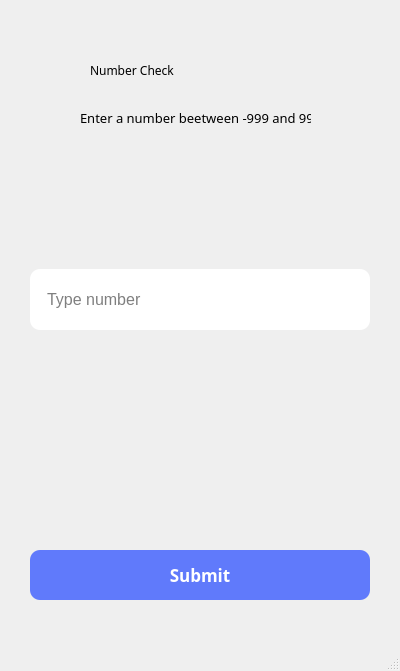
<?xml version="1.0" encoding="UTF-8"?>
<ui version="4.0">
 <class>MainWindow</class>
 <widget class="QMainWindow" name="MainWindow">
  <property name="geometry">
   <rect>
    <x>0</x>
    <y>0</y>
    <width>400</width>
    <height>671</height>
   </rect>
  </property>
  <property name="font">
   <font>
    <family>Myanmar Text</family>
   </font>
  </property>
  <property name="windowTitle">
   <string>Number Check</string>
  </property>
  <widget class="QWidget" name="centralwidget">
   <widget class="QLineEdit" name="lineEdit">
    <property name="geometry">
     <rect>
      <x>30</x>
      <y>269</y>
      <width>340</width>
      <height>61</height>
     </rect>
    </property>
    <property name="font">
     <font>
      <family>Segoe UI</family>
      <pointsize>12</pointsize>
     </font>
    </property>
    <property name="styleSheet">
     <string notr="true">border-radius: 10px;
padding-left:15px</string>
    </property>
    <property name="text">
     <string/>
    </property>
    <property name="placeholderText">
     <string>Type number</string>
    </property>
   </widget>
   <widget class="QPushButton" name="pushButton">
    <property name="geometry">
     <rect>
      <x>30</x>
      <y>550</y>
      <width>340</width>
      <height>50</height>
     </rect>
    </property>
    <property name="font">
     <font>
      <family>Miriam CLM</family>
      <pointsize>13</pointsize>
      <bold>true</bold>
     </font>
    </property>
    <property name="styleSheet">
     <string notr="true">background-color: rgb(96, 122, 251);
color: rgb(255, 255, 255);
border-radius: 10px</string>
    </property>
    <property name="text">
     <string>Submit</string>
    </property>
   </widget>
   <widget class="QLabel" name="label">
    <property name="geometry">
     <rect>
      <x>90</x>
      <y>40</y>
      <width>211</width>
      <height>61</height>
     </rect>
    </property>
    <property name="styleSheet">
     <string notr="true">font: 24pt &quot;Manrope&quot;;
</string>
    </property>
    <property name="text">
     <string>Number Check</string>
    </property>
   </widget>
   <widget class="QLabel" name="label_2">
    <property name="geometry">
     <rect>
      <x>80</x>
      <y>110</y>
      <width>231</width>
      <height>16</height>
     </rect>
    </property>
    <property name="font">
     <font>
      <family>Myanmar Text</family>
      <pointsize>10</pointsize>
     </font>
    </property>
    <property name="text">
     <string>Enter a number beetween -999 and 999</string>
    </property>
   </widget>
   <zorder>pushButton</zorder>
   <zorder>lineEdit</zorder>
   <zorder>label</zorder>
   <zorder>label_2</zorder>
  </widget>
  <widget class="QStatusBar" name="statusbar"/>
 </widget>
 <resources/>
 <connections/>
</ui>
